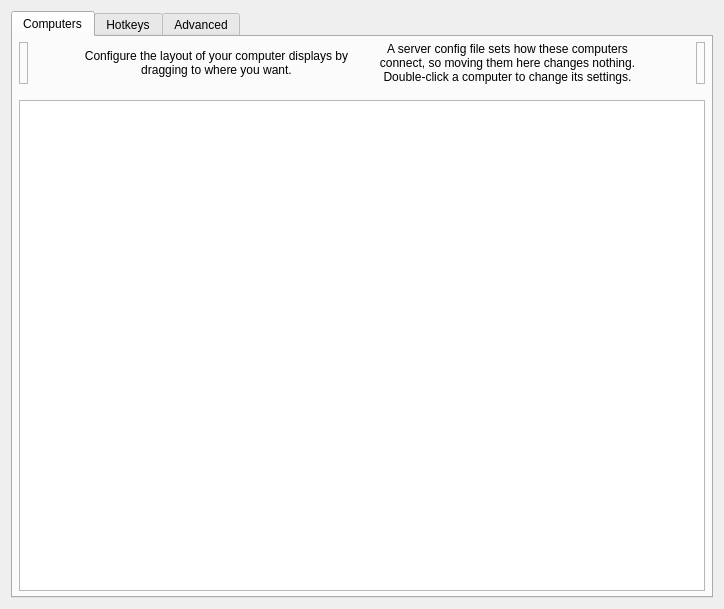
<?xml version="1.0" encoding="UTF-8"?>
<ui version="4.0">
 <class>ServerConfigDialog</class>
 <widget class="QDialog" name="ServerConfigDialog">
  <property name="geometry">
   <rect>
    <x>0</x>
    <y>0</y>
    <width>724</width>
    <height>609</height>
   </rect>
  </property>
  <property name="minimumSize">
   <size>
    <width>0</width>
    <height>0</height>
   </size>
  </property>
  <property name="windowTitle">
   <string>Server Configuration</string>
  </property>
  <layout class="QVBoxLayout" name="verticalLayout_3">
   <item>
    <widget class="QTabWidget" name="tabWidget">
     <widget class="QWidget" name="tabComputers">
      <attribute name="title">
       <string>Computers</string>
      </attribute>
      <layout class="QVBoxLayout">
       <property name="leftMargin">
        <number>6</number>
       </property>
       <property name="topMargin">
        <number>5</number>
       </property>
       <property name="rightMargin">
        <number>6</number>
       </property>
       <property name="bottomMargin">
        <number>5</number>
       </property>
       <item>
        <layout class="QHBoxLayout" name="layoutComputers">
         <property name="spacing">
          <number>6</number>
         </property>
         <item>
          <widget class="RemoveComputerWidget" name="lblRemoveComputer">
           <property name="acceptDrops">
            <bool>true</bool>
           </property>
           <property name="toolTip">
            <string>Drag a computer from the grid to the trashcan to remove it.</string>
           </property>
           <property name="frameShape">
            <enum>QFrame::Shape::StyledPanel</enum>
           </property>
           <property name="frameShadow">
            <enum>QFrame::Shadow::Raised</enum>
           </property>
          </widget>
         </item>
         <item>
          <spacer name="horizontalSpacer_21">
           <property name="orientation">
            <enum>Qt::Orientation::Horizontal</enum>
           </property>
           <property name="sizeHint" stdset="0">
            <size>
             <width>40</width>
             <height>20</height>
            </size>
           </property>
          </spacer>
         </item>
         <item>
          <widget class="QLabel" name="label_2">
           <property name="sizePolicy">
            <sizepolicy hsizetype="Preferred" vsizetype="Preferred">
             <horstretch>1</horstretch>
             <verstretch>0</verstretch>
            </sizepolicy>
           </property>
           <property name="maximumSize">
            <size>
             <width>310</width>
             <height>16777215</height>
            </size>
           </property>
           <property name="text">
            <string>Configure the layout of your computer displays by dragging to where you want.</string>
           </property>
           <property name="alignment">
            <set>Qt::AlignmentFlag::AlignCenter</set>
           </property>
           <property name="wordWrap">
            <bool>true</bool>
           </property>
           <property name="indent">
            <number>-1</number>
           </property>
          </widget>
         </item>
         <item>
          <widget class="QLabel" name="lblExternalConfigLayout">
           <property name="sizePolicy">
            <sizepolicy hsizetype="Preferred" vsizetype="Preferred">
             <horstretch>1</horstretch>
             <verstretch>0</verstretch>
            </sizepolicy>
           </property>
           <property name="maximumSize">
            <size>
             <width>310</width>
             <height>16777215</height>
            </size>
           </property>
           <property name="text">
            <string>A server config file sets how these computers connect, so moving them here changes nothing. Double-click a computer to change its settings.</string>
           </property>
           <property name="alignment">
            <set>Qt::AlignmentFlag::AlignCenter</set>
           </property>
           <property name="wordWrap">
            <bool>true</bool>
           </property>
          </widget>
         </item>
         <item>
          <spacer name="horizontalSpacer_22">
           <property name="orientation">
            <enum>Qt::Orientation::Horizontal</enum>
           </property>
           <property name="sizeHint" stdset="0">
            <size>
             <width>40</width>
             <height>20</height>
            </size>
           </property>
          </spacer>
         </item>
         <item>
          <widget class="NewComputerWidget" name="lblNewComputer">
           <property name="toolTip">
            <string>Drag to the grid to add a new computer.</string>
           </property>
           <property name="frameShape">
            <enum>QFrame::Shape::StyledPanel</enum>
           </property>
           <property name="frameShadow">
            <enum>QFrame::Shadow::Raised</enum>
           </property>
          </widget>
         </item>
        </layout>
       </item>
       <item>
        <spacer name="verticalSpacer">
         <property name="orientation">
          <enum>Qt::Orientation::Vertical</enum>
         </property>
         <property name="sizeType">
          <enum>QSizePolicy::Policy::Fixed</enum>
         </property>
         <property name="sizeHint" stdset="0">
          <size>
           <width>20</width>
           <height>10</height>
          </size>
         </property>
        </spacer>
       </item>
       <item>
        <widget class="ComputerSetupView" name="computerSetupView">
         <property name="sizePolicy">
          <sizepolicy hsizetype="MinimumExpanding" vsizetype="Expanding">
           <horstretch>0</horstretch>
           <verstretch>0</verstretch>
          </sizepolicy>
         </property>
         <property name="acceptDrops">
          <bool>true</bool>
         </property>
         <property name="autoFillBackground">
          <bool>false</bool>
         </property>
        </widget>
       </item>
      </layout>
     </widget>
     <widget class="QWidget" name="tabHotkeys">
      <attribute name="title">
       <string>Hotkeys</string>
      </attribute>
      <layout class="QHBoxLayout" name="_2">
       <item>
        <widget class="QGroupBox" name="groupHotkeys">
         <property name="title">
          <string>&amp;Hotkeys</string>
         </property>
         <layout class="QGridLayout" name="_3">
          <item row="0" column="0" rowspan="4">
           <widget class="QListWidget" name="listHotkeys"/>
          </item>
          <item row="0" column="1">
           <widget class="QPushButton" name="btnNewHotkey">
            <property name="enabled">
             <bool>true</bool>
            </property>
            <property name="text">
             <string>&amp;New</string>
            </property>
            <property name="icon">
             <iconset theme="QIcon::ThemeIcon::ListAdd"/>
            </property>
           </widget>
          </item>
          <item row="1" column="1">
           <widget class="QPushButton" name="btnEditHotkey">
            <property name="enabled">
             <bool>false</bool>
            </property>
            <property name="text">
             <string>&amp;Edit</string>
            </property>
            <property name="icon">
             <iconset theme="document-edit"/>
            </property>
           </widget>
          </item>
          <item row="2" column="1">
           <widget class="QPushButton" name="btnRemoveHotkey">
            <property name="enabled">
             <bool>false</bool>
            </property>
            <property name="text">
             <string>&amp;Remove</string>
            </property>
            <property name="icon">
             <iconset theme="QIcon::ThemeIcon::ListRemove"/>
            </property>
           </widget>
          </item>
          <item row="3" column="1">
           <spacer name="hotkeySpacer">
            <property name="orientation">
             <enum>Qt::Orientation::Vertical</enum>
            </property>
            <property name="sizeHint" stdset="0">
             <size>
              <width>75</width>
              <height>161</height>
             </size>
            </property>
           </spacer>
          </item>
         </layout>
        </widget>
       </item>
       <item>
        <widget class="QGroupBox" name="groupActions">
         <property name="font">
          <font>
           <kerning>true</kerning>
          </font>
         </property>
         <property name="title">
          <string>A&amp;ctions</string>
         </property>
         <layout class="QGridLayout">
          <item row="0" column="0" rowspan="4">
           <widget class="QListWidget" name="listActions"/>
          </item>
          <item row="0" column="1">
           <widget class="QPushButton" name="btnNewAction">
            <property name="enabled">
             <bool>false</bool>
            </property>
            <property name="text">
             <string>Ne&amp;w</string>
            </property>
            <property name="icon">
             <iconset theme="QIcon::ThemeIcon::ListAdd"/>
            </property>
           </widget>
          </item>
          <item row="1" column="1">
           <widget class="QPushButton" name="btnEditAction">
            <property name="enabled">
             <bool>false</bool>
            </property>
            <property name="text">
             <string>E&amp;dit</string>
            </property>
            <property name="icon">
             <iconset theme="document-edit"/>
            </property>
           </widget>
          </item>
          <item row="2" column="1">
           <widget class="QPushButton" name="btnRemoveAction">
            <property name="enabled">
             <bool>false</bool>
            </property>
            <property name="text">
             <string>Re&amp;move</string>
            </property>
            <property name="icon">
             <iconset theme="QIcon::ThemeIcon::ListRemove"/>
            </property>
           </widget>
          </item>
          <item row="3" column="1">
           <spacer name="actionSpacer">
            <property name="orientation">
             <enum>Qt::Orientation::Vertical</enum>
            </property>
            <property name="sizeHint" stdset="0">
             <size>
              <width>20</width>
              <height>40</height>
             </size>
            </property>
           </spacer>
          </item>
         </layout>
        </widget>
       </item>
      </layout>
     </widget>
     <widget class="QWidget" name="tabAdvanced">
      <attribute name="title">
       <string>Advanced</string>
      </attribute>
      <layout class="QVBoxLayout" name="verticalLayout_2">
       <property name="leftMargin">
        <number>15</number>
       </property>
       <property name="topMargin">
        <number>15</number>
       </property>
       <property name="rightMargin">
        <number>15</number>
       </property>
       <property name="bottomMargin">
        <number>15</number>
       </property>
       <item>
        <widget class="QGroupBox" name="groupMisc">
         <property name="font">
          <font>
           <kerning>false</kerning>
          </font>
         </property>
         <property name="title">
          <string>&amp;Misc</string>
         </property>
         <layout class="QVBoxLayout" name="verticalLayout_4">
          <property name="leftMargin">
           <number>6</number>
          </property>
          <property name="topMargin">
           <number>6</number>
          </property>
          <property name="rightMargin">
           <number>6</number>
          </property>
          <property name="bottomMargin">
           <number>6</number>
          </property>
          <item>
           <widget class="QCheckBox" name="cbDisableLockToComputer">
            <property name="text">
             <string>Disable lock to computer (scroll lock key)</string>
            </property>
           </widget>
          </item>
          <item>
           <widget class="QCheckBox" name="cbDefaultLockToComputerState">
            <property name="text">
             <string>Enable lock to computer at startup</string>
            </property>
           </widget>
          </item>
          <item>
           <widget class="QCheckBox" name="cbRelativeMouseMoves">
            <property name="enabled">
             <bool>true</bool>
            </property>
            <property name="text">
             <string>Use &amp;relative mouse movements</string>
            </property>
           </widget>
          </item>
          <item>
           <widget class="QCheckBox" name="cbWin32KeepForeground">
            <property name="enabled">
             <bool>true</bool>
            </property>
            <property name="text">
             <string>Don't take &amp;foreground window (Windows only)</string>
            </property>
           </widget>
          </item>
          <item>
           <layout class="QHBoxLayout" name="layoutClipboard">
            <item>
             <widget class="QCheckBox" name="cbEnableClipboard">
              <property name="sizePolicy">
               <sizepolicy hsizetype="Minimum" vsizetype="Preferred">
                <horstretch>0</horstretch>
                <verstretch>0</verstretch>
               </sizepolicy>
              </property>
              <property name="text">
               <string>Enable clipboard sharing</string>
              </property>
              <property name="checked">
               <bool>true</bool>
              </property>
             </widget>
            </item>
            <item>
             <spacer name="horizontalSpacer">
              <property name="orientation">
               <enum>Qt::Orientation::Horizontal</enum>
              </property>
              <property name="sizeHint" stdset="0">
               <size>
                <width>40</width>
                <height>20</height>
               </size>
              </property>
             </spacer>
            </item>
            <item>
             <widget class="QLabel" name="label_7">
              <property name="text">
               <string>Limit to:</string>
              </property>
             </widget>
            </item>
            <item>
             <widget class="QSpinBox" name="sbClipboardSizeLimit">
              <property name="enabled">
               <bool>false</bool>
              </property>
              <property name="sizePolicy">
               <sizepolicy hsizetype="Maximum" vsizetype="Fixed">
                <horstretch>0</horstretch>
                <verstretch>0</verstretch>
               </sizepolicy>
              </property>
              <property name="suffix">
               <string>MB</string>
              </property>
              <property name="maximum">
               <number>10000</number>
              </property>
              <property name="value">
               <number>3</number>
              </property>
             </widget>
            </item>
            <item>
             <spacer name="horizontalSpacer_3">
              <property name="orientation">
               <enum>Qt::Orientation::Horizontal</enum>
              </property>
              <property name="sizeType">
               <enum>QSizePolicy::Policy::Fixed</enum>
              </property>
              <property name="sizeHint" stdset="0">
               <size>
                <width>50</width>
                <height>20</height>
               </size>
              </property>
             </spacer>
            </item>
           </layout>
          </item>
         </layout>
        </widget>
       </item>
       <item>
        <widget class="QGroupBox" name="groupSwitch">
         <property name="font">
          <font>
           <kerning>true</kerning>
          </font>
         </property>
         <property name="title">
          <string>&amp;Switching</string>
         </property>
         <layout class="QVBoxLayout">
          <property name="spacing">
           <number>6</number>
          </property>
          <property name="leftMargin">
           <number>6</number>
          </property>
          <property name="topMargin">
           <number>6</number>
          </property>
          <property name="rightMargin">
           <number>6</number>
          </property>
          <property name="bottomMargin">
           <number>6</number>
          </property>
          <item>
           <layout class="QHBoxLayout" name="_5">
            <item>
             <widget class="QCheckBox" name="cbSwitchDelay">
              <property name="enabled">
               <bool>true</bool>
              </property>
              <property name="text">
               <string>Switch &amp;after waiting</string>
              </property>
             </widget>
            </item>
            <item>
             <spacer name="spacerSwitchWait">
              <property name="orientation">
               <enum>Qt::Orientation::Horizontal</enum>
              </property>
              <property name="sizeHint" stdset="0">
               <size>
                <width>40</width>
                <height>20</height>
               </size>
              </property>
             </spacer>
            </item>
            <item>
             <widget class="QSpinBox" name="sbSwitchDelay">
              <property name="enabled">
               <bool>false</bool>
              </property>
              <property name="sizePolicy">
               <sizepolicy hsizetype="Maximum" vsizetype="Fixed">
                <horstretch>0</horstretch>
                <verstretch>0</verstretch>
               </sizepolicy>
              </property>
              <property name="suffix">
               <string>ms</string>
              </property>
              <property name="minimum">
               <number>10</number>
              </property>
              <property name="maximum">
               <number>10000</number>
              </property>
              <property name="singleStep">
               <number>10</number>
              </property>
              <property name="value">
               <number>250</number>
              </property>
             </widget>
            </item>
            <item>
             <spacer name="spacerSwitchWait_2">
              <property name="orientation">
               <enum>Qt::Orientation::Horizontal</enum>
              </property>
              <property name="sizeType">
               <enum>QSizePolicy::Policy::Fixed</enum>
              </property>
              <property name="sizeHint" stdset="0">
               <size>
                <width>50</width>
                <height>20</height>
               </size>
              </property>
             </spacer>
            </item>
           </layout>
          </item>
          <item>
           <layout class="QHBoxLayout" name="_6">
            <item>
             <widget class="QCheckBox" name="cbSwitchDoubleTap">
              <property name="enabled">
               <bool>true</bool>
              </property>
              <property name="text">
               <string>Switch on double &amp;tap within</string>
              </property>
             </widget>
            </item>
            <item>
             <spacer name="spacerDoubleTap">
              <property name="orientation">
               <enum>Qt::Orientation::Horizontal</enum>
              </property>
              <property name="sizeHint" stdset="0">
               <size>
                <width>40</width>
                <height>20</height>
               </size>
              </property>
             </spacer>
            </item>
            <item>
             <widget class="QSpinBox" name="sbSwitchDoubleTap">
              <property name="enabled">
               <bool>false</bool>
              </property>
              <property name="sizePolicy">
               <sizepolicy hsizetype="Maximum" vsizetype="Fixed">
                <horstretch>0</horstretch>
                <verstretch>0</verstretch>
               </sizepolicy>
              </property>
              <property name="suffix">
               <string>ms</string>
              </property>
              <property name="minimum">
               <number>10</number>
              </property>
              <property name="maximum">
               <number>10000</number>
              </property>
              <property name="singleStep">
               <number>10</number>
              </property>
              <property name="value">
               <number>250</number>
              </property>
             </widget>
            </item>
            <item>
             <spacer name="spacerDoubleTap_2">
              <property name="orientation">
               <enum>Qt::Orientation::Horizontal</enum>
              </property>
              <property name="sizeType">
               <enum>QSizePolicy::Policy::Fixed</enum>
              </property>
              <property name="sizeHint" stdset="0">
               <size>
                <width>50</width>
                <height>20</height>
               </size>
              </property>
             </spacer>
            </item>
           </layout>
          </item>
         </layout>
        </widget>
       </item>
       <item>
        <widget class="QGroupBox" name="groupNetwork">
         <property name="title">
          <string>&amp;Network</string>
         </property>
         <layout class="QVBoxLayout" name="verticalLayout_5">
          <property name="leftMargin">
           <number>6</number>
          </property>
          <property name="topMargin">
           <number>6</number>
          </property>
          <property name="rightMargin">
           <number>6</number>
          </property>
          <property name="bottomMargin">
           <number>6</number>
          </property>
          <item>
           <widget class="QWidget" name="widgetHeartbeat" native="true">
            <layout class="QHBoxLayout" name="groupHeartbeat">
             <property name="spacing">
              <number>9</number>
             </property>
             <property name="leftMargin">
              <number>1</number>
             </property>
             <item>
              <widget class="QCheckBox" name="cbHeartbeat">
               <property name="enabled">
                <bool>true</bool>
               </property>
               <property name="whatsThis">
                <string>&lt;html&gt;&lt;head/&gt;&lt;body&gt;&lt;p&gt;Enables the network heartbeat to ping clients every &lt;span style=&quot; font-style:italic;&quot;&gt;n&lt;/span&gt; seconds. This may help to diagnose network problems by retrying the connection if the client becomes unresponsive.&lt;/p&gt;&lt;/body&gt;&lt;/html&gt;</string>
               </property>
               <property name="text">
                <string>&amp;Check clients every</string>
               </property>
              </widget>
             </item>
             <item>
              <spacer name="spacerNetwork">
               <property name="orientation">
                <enum>Qt::Orientation::Horizontal</enum>
               </property>
               <property name="sizeHint" stdset="0">
                <size>
                 <width>40</width>
                 <height>20</height>
                </size>
               </property>
              </spacer>
             </item>
             <item>
              <widget class="QSpinBox" name="sbHeartbeat">
               <property name="enabled">
                <bool>false</bool>
               </property>
               <property name="sizePolicy">
                <sizepolicy hsizetype="Maximum" vsizetype="Fixed">
                 <horstretch>0</horstretch>
                 <verstretch>0</verstretch>
                </sizepolicy>
               </property>
               <property name="suffix">
                <string>ms</string>
               </property>
               <property name="minimum">
                <number>1000</number>
               </property>
               <property name="maximum">
                <number>30000</number>
               </property>
               <property name="singleStep">
                <number>1000</number>
               </property>
               <property name="value">
                <number>5000</number>
               </property>
              </widget>
             </item>
             <item>
              <spacer name="spacerNetwork_2">
               <property name="orientation">
                <enum>Qt::Orientation::Horizontal</enum>
               </property>
               <property name="sizeType">
                <enum>QSizePolicy::Policy::Fixed</enum>
               </property>
               <property name="sizeHint" stdset="0">
                <size>
                 <width>50</width>
                 <height>20</height>
                </size>
               </property>
              </spacer>
             </item>
            </layout>
           </widget>
          </item>
          <item>
           <layout class="QHBoxLayout" name="horizontalLayout_5">
            <item>
             <widget class="QLabel" name="labelProtocol">
              <property name="whatsThis">
               <string>&lt;html&gt;&lt;head/&gt;&lt;body&gt;&lt;p&gt;Enables compatibility with programs that use either the Synergy or Barrier protocols:&lt;/p&gt;&lt;ul style=&quot;margin-top: 0px; margin-bottom: 0px; margin-left: 0px; margin-right: 0px; -qt-list-indent: 1;&quot;&gt;&lt;li style=&quot; margin-top:12px; margin-bottom:0px; margin-left:0px; margin-right:0px; -qt-block-indent:0; text-indent:0px;&quot;&gt;Synergy 3 uses the Synergy protocol.&lt;/li&gt;&lt;li style=&quot; margin-top:0px; margin-bottom:12px; margin-left:0px; margin-right:0px; -qt-block-indent:0; text-indent:0px;&quot;&gt;Barrier, Input-Leap and Synergy 1 uses the Barrier protocol.&lt;/li&gt;&lt;/ul&gt;&lt;p&gt;A Deskflow client will automatically use either the Synergy or Barrier protocol depending on the server protocol.&lt;/p&gt;&lt;/body&gt;&lt;/html&gt;</string>
              </property>
              <property name="text">
               <string>Network protocol</string>
              </property>
             </widget>
            </item>
            <item>
             <widget class="QRadioButton" name="rbProtocolSynergy">
              <property name="text">
               <string notr="true">Synergy</string>
              </property>
              <property name="checked">
               <bool>true</bool>
              </property>
             </widget>
            </item>
            <item>
             <widget class="QRadioButton" name="rbProtocolBarrier">
              <property name="text">
               <string notr="true">Barrier</string>
              </property>
             </widget>
            </item>
           </layout>
          </item>
         </layout>
        </widget>
       </item>
       <item>
        <widget class="QGroupBox" name="groupExternalConfig">
         <property name="toolTip">
          <string>Use a server config file to create complex computer layouts that are not possible with the simple grid-based computer layout editor.

The file sets how computers connect. Computer settings and hotkeys from this dialog still apply.</string>
         </property>
         <property name="title">
          <string>Use a server config file</string>
         </property>
         <property name="checkable">
          <bool>true</bool>
         </property>
         <layout class="QHBoxLayout" name="horizontalLayout">
          <item>
           <widget class="QWidget" name="widgetExternalConfigControls" native="true">
            <property name="enabled">
             <bool>false</bool>
            </property>
            <layout class="QHBoxLayout" name="horizontalLayout_2">
             <property name="leftMargin">
              <number>0</number>
             </property>
             <property name="topMargin">
              <number>0</number>
             </property>
             <property name="rightMargin">
              <number>0</number>
             </property>
             <property name="bottomMargin">
              <number>0</number>
             </property>
             <item>
              <widget class="QLabel" name="labelConfigFile">
               <property name="sizePolicy">
                <sizepolicy hsizetype="Maximum" vsizetype="Preferred">
                 <horstretch>0</horstretch>
                 <verstretch>0</verstretch>
                </sizepolicy>
               </property>
               <property name="minimumSize">
                <size>
                 <width>96</width>
                 <height>0</height>
                </size>
               </property>
               <property name="text">
                <string>Config file path</string>
               </property>
              </widget>
             </item>
             <item>
              <spacer name="horizontalSpacer_6">
               <property name="orientation">
                <enum>Qt::Orientation::Horizontal</enum>
               </property>
               <property name="sizeType">
                <enum>QSizePolicy::Policy::Fixed</enum>
               </property>
               <property name="sizeHint" stdset="0">
                <size>
                 <width>13</width>
                 <height>20</height>
                </size>
               </property>
              </spacer>
             </item>
             <item>
              <widget class="QLineEdit" name="lineConfigFile">
               <property name="sizePolicy">
                <sizepolicy hsizetype="Minimum" vsizetype="Fixed">
                 <horstretch>0</horstretch>
                 <verstretch>0</verstretch>
                </sizepolicy>
               </property>
               <property name="minimumSize">
                <size>
                 <width>180</width>
                 <height>0</height>
                </size>
               </property>
              </widget>
             </item>
             <item>
              <widget class="QPushButton" name="btnBrowseConfigFile">
               <property name="sizePolicy">
                <sizepolicy hsizetype="Fixed" vsizetype="Fixed">
                 <horstretch>0</horstretch>
                 <verstretch>0</verstretch>
                </sizepolicy>
               </property>
               <property name="minimumSize">
                <size>
                 <width>0</width>
                 <height>0</height>
                </size>
               </property>
               <property name="cursor">
                <cursorShape>PointingHandCursor</cursorShape>
               </property>
               <property name="text">
                <string/>
               </property>
               <property name="flat">
                <bool>true</bool>
               </property>
              </widget>
             </item>
            </layout>
           </widget>
          </item>
         </layout>
        </widget>
       </item>
      </layout>
     </widget>
    </widget>
   </item>
  </layout>
 </widget>
 <customwidgets>
  <customwidget>
   <class>ComputerSetupView</class>
   <extends>QTableView</extends>
   <header>widgets/ComputerSetupView.h</header>
   <container>1</container>
  </customwidget>
  <customwidget>
   <class>RemoveComputerWidget</class>
   <extends>QLabel</extends>
   <header>widgets/RemoveComputerWidget.h</header>
  </customwidget>
  <customwidget>
   <class>NewComputerWidget</class>
   <extends>QLabel</extends>
   <header>widgets/NewComputerWidget.h</header>
  </customwidget>
 </customwidgets>
 <tabstops>
  <tabstop>computerSetupView</tabstop>
  <tabstop>listHotkeys</tabstop>
  <tabstop>btnNewHotkey</tabstop>
  <tabstop>btnEditHotkey</tabstop>
  <tabstop>btnRemoveHotkey</tabstop>
  <tabstop>listActions</tabstop>
  <tabstop>btnNewAction</tabstop>
  <tabstop>btnEditAction</tabstop>
  <tabstop>btnRemoveAction</tabstop>
  <tabstop>cbSwitchDelay</tabstop>
  <tabstop>sbSwitchDelay</tabstop>
  <tabstop>cbSwitchDoubleTap</tabstop>
  <tabstop>sbSwitchDoubleTap</tabstop>
  <tabstop>cbEnableClipboard</tabstop>
  <tabstop>sbClipboardSizeLimit</tabstop>
  <tabstop>cbHeartbeat</tabstop>
  <tabstop>sbHeartbeat</tabstop>
  <tabstop>cbRelativeMouseMoves</tabstop>
  <tabstop>tabWidget</tabstop>
 </tabstops>
 <resources/>
 <connections/>
</ui>
